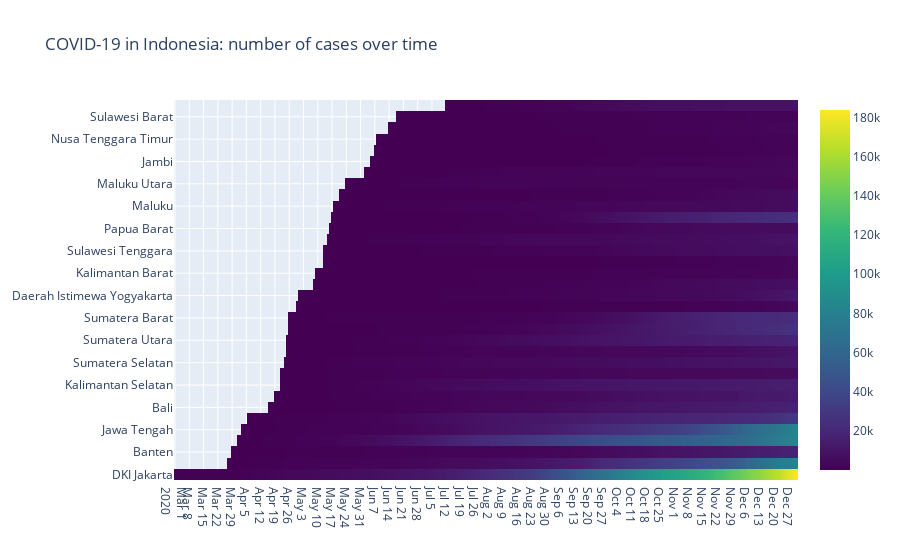

This figure's notebook cell:
### Markdown cell above
Visualisasi menggunakan heatmap untuk menunjukkan perkembangan dari penyebaran covid dalam beberapa minggu terakhir

### Code cell
heatmap = data[(data[ColumnData.cases] >= 100)].sort_values([ColumnData.date, ColumnData.province])
vis_hmap = go.Figure(data=go.Heatmap(
    z=heatmap[ColumnData.cases],
    x=heatmap[ColumnData.date],
    y=heatmap[ColumnData.province],
    colorscale='Viridis'))

vis_hmap.update_layout(
    title='COVID-19 in Indonesia: number of cases over time', xaxis_nticks=45)

vis_hmap.show()

### Figure 1 — Plotly figure (JSON) as saved in the notebook; plotly's stock layout.template omitted (floating-point values rounded to 4 significant figures; data arrays with more than 128 entries replaced by an {"elided": "..."} marker saying what was removed)
{"data": [{"colorscale": [[0, "#440154"], [0.1111, "#482878"], [0.2222, "#3e4989"], [0.3333, "#31688e"], [0.4444, "#26828e"], [0.5556, "#1f9e89"], [0.6667, "#35b779"], [0.7778, "#6ece58"], [0.8889, "#b5de2b"], [1, "#fde725"]], "type": "heatmap", "x": {"elided": "8167 str values"}, "y": {"elided": "8167 str values"}, "z": {"elided": "8167 int values"}}], "layout": {"autosize": true, "title": {"text": "COVID-19 in Indonesia: number of cases over time"}, "xaxis": {"autorange": true, "nticks": 45, "range": ["2020-02-29 12:00", "2020-12-31 12:00"], "type": "date"}, "yaxis": {"autorange": true, "range": [-0.5, 33.5], "type": "category"}}}
